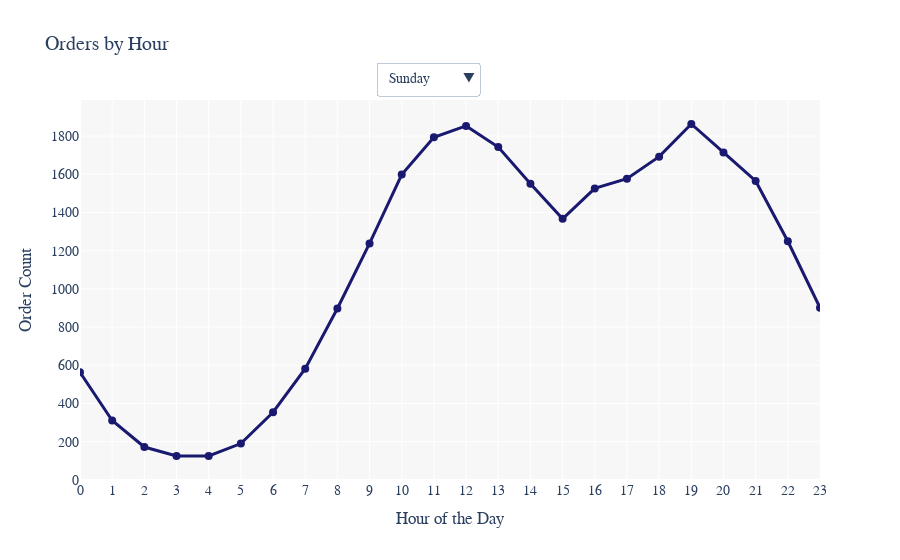

Notebook cell for this chart:
### Markdown cell above
### 2. What time of the day we have most orders

### Code cell
hourly_orders = maindf.groupby(['Weekday', 'Hour']).size().reset_index(name='Order Count')

fig = go.Figure()


days = {0: "Sunday", 1: "Monday", 2: "Tuesday", 3: "Wednesday", 4: "Thursday", 5: "Friday", 6: "Saturday"}

for day in range(0, 7):
    day_data = hourly_orders[hourly_orders['Weekday'] == day]
    fig.add_trace(go.Scatter(
        x=day_data['Hour'],
        y=day_data['Order Count'],
        mode='lines+markers',
        line=dict(width=3),
        marker=dict(color='midnightblue',size=8),
        name=days[day],
        visible=(day == 0)  
    ))


buttons = []
for day in days:
    button = dict(
        method="update",
        label=days[day],
        args=[{"visible": [i == day for i in range(7)]},
              {"title": f"Orders by Hour for {days[day]}"}]
    )
    buttons.append(button)


fig.update_layout(
    updatemenus=[dict(
        active=0,
        buttons=buttons,
        x=0.4,
        xanchor="left",
        y=1.1,
        yanchor="top",
        direction="down",
    )],
    title="Orders by Hour",
    title_font_family="Arial Black",
    xaxis=dict(title="Hour of the Day", tickmode='linear', dtick=1, range=[0, 23]),
    yaxis=dict(title="Order Count"),
    plot_bgcolor='rgba(245, 245, 245, 0.8)',
    font=dict(size=14,family="Arial Black"),
    hovermode="x",
    height = 500
)


fig.show()

### Figure 1 — Plotly figure (JSON) as saved in the notebook; plotly's stock layout.template omitted (floating-point values rounded to 4 significant figures)
{"data": [{"line": {"width": 3}, "marker": {"color": "midnightblue", "size": 8}, "mode": "lines+markers", "name": "Sunday", "type": "scatter", "visible": true, "x": [0, 1, 2, 3, 4, 5, 6, 7, 8, 9, 10, 11, 12, 13, 14, 15, 16, 17, 18, 19, 20, 21, 22, 23], "y": [563, 311, 172, 125, 125, 190, 354, 582, 897, 1238, 1598, 1793, 1853, 1742, 1550, 1367, 1526, 1577, 1692, 1863, 1714, 1565, 1249, 901]}, {"line": {"width": 3}, "marker": {"color": "midnightblue", "size": 8}, "mode": "lines+markers", "name": "Monday", "type": "scatter", "visible": false, "x": [0, 1, 2, 3, 4, 5, 6, 7, 8, 9, 10, 11, 12, 13, 14, 15, 16, 17, 18, 19, 20, 21, 22, 23], "y": [556, 351, 181, 126, 121, 189, 375, 618, 975, 1311, 1614, 1737, 1802, 1698, 1663, 1570, 1483, 1584, 1864, 1830, 1801, 1642, 1209, 875]}, {"line": {"width": 3}, "marker": {"color": "midnightblue", "size": 8}, "mode": "lines+markers", "name": "Tuesday", "type": "scatter", "visible": false, "x": [0, 1, 2, 3, 4, 5, 6, 7, 8, 9, 10, 11, 12, 13, 14, 15, 16, 17, 18, 19, 20, 21, 22, 23], "y": [565, 346, 205, 131, 111, 221, 346, 581, 847, 1214, 1517, 1751, 1820, 1749, 1553, 1527, 1495, 1564, 1740, 1834, 1627, 1594, 1275, 864]}, {"line": {"width": 3}, "marker": {"color": "midnightblue", "size": 8}, "mode": "lines+markers", "name": "Wednesday", "type": "scatter", "visible": false, "x": [0, 1, 2, 3, 4, 5, 6, 7, 8, 9, 10, 11, 12, 13, 14, 15, 16, 17, 18, 19, 20, 21, 22, 23], "y": [547, 331, 163, 126, 131, 176, 351, 563, 881, 1303, 1599, 1816, 1803, 1691, 1511, 1480, 1500, 1502, 1720, 1814, 1773, 1518, 1263, 899]}, {"line": {"width": 3}, "marker": {"color": "midnightblue", "size": 8}, "mode": "lines+markers", "name": "Thursday", "type": "scatter", "visible": false, "x": [0, 1, 2, 3, 4, 5, 6, 7, 8, 9, 10, 11, 12, 13, 14, 15, 16, 17, 18, 19, 20, 21, 22, 23], "y": [593, 335, 175, 98, 108, 183, 349, 533, 899, 1195, 1531, 1776, 1773, 1699, 1546, 1380, 1457, 1522, 1710, 1888, 1791, 1530, 1256, 920]}, {"line": {"width": 3}, "marker": {"color": "midnightblue", "size": 8}, "mode": "lines+markers", "name": "Friday", "type": "scatter", "visible": false, "x": [0, 1, 2, 3, 4, 5, 6, 7, 8, 9, 10, 11, 12, 13, 14, 15, 16, 17, 18, 19, 20, 21, 22, 23], "y": [541, 330, 182, 118, 127, 168, 381, 550, 910, 1266, 1547, 1733, 1764, 1747, 1600, 1462, 1488, 1560, 1747, 1846, 1748, 1537, 1234, 906]}, {"line": {"width": 3}, "marker": {"color": "midnightblue", "size": 8}, "mode": "lines+markers", "name": "Saturday", "type": "scatter", "visible": false, "x": [0, 1, 2, 3, 4, 5, 6, 7, 8, 9, 10, 11, 12, 13, 14, 15, 16, 17, 18, 19, 20, 21, 22, 23], "y": [545, 346, 165, 107, 131, 194, 326, 584, 847, 1221, 1538, 1805, 1772, 1803, 1561, 1389, 1435, 1590, 1807, 1830, 1774, 1535, 1336, 910]}], "layout": {"autosize": true, "font": {"family": "Arial Black", "size": 14}, "hovermode": "x", "plot_bgcolor": "rgba(245, 245, 245, 0.8)", "title": {"font": {"family": "Arial Black"}, "text": "Orders by Hour"}, "updatemenus": [{"active": 0, "buttons": [{"args": [{"visible": [true, false, false, false, false, false, false]}, {"title": "Orders by Hour for Sunday"}], "label": "Sunday", "method": "update"}, {"args": [{"visible": [false, true, false, false, false, false, false]}, {"title": "Orders by Hour for Monday"}], "label": "Monday", "method": "update"}, {"args": [{"visible": [false, false, true, false, false, false, false]}, {"title": "Orders by Hour for Tuesday"}], "label": "Tuesday", "method": "update"}, {"args": [{"visible": [false, false, false, true, false, false, false]}, {"title": "Orders by Hour for Wednesday"}], "label": "Wednesday", "method": "update"}, {"args": [{"visible": [false, false, false, false, true, false, false]}, {"title": "Orders by Hour for Thursday"}], "label": "Thursday", "method": "update"}, {"args": [{"visible": [false, false, false, false, false, true, false]}, {"title": "Orders by Hour for Friday"}], "label": "Friday", "method": "update"}, {"args": [{"visible": [false, false, false, false, false, false, true]}, {"title": "Orders by Hour for Saturday"}], "label": "Saturday", "method": "update"}], "direction": "down", "x": 0.4, "xanchor": "left", "y": 1.1, "yanchor": "top"}], "xaxis": {"dtick": 1, "range": [0, 23], "tickmode": "linear", "title": {"text": "Hour of the Day"}, "type": "linear"}, "yaxis": {"autorange": true, "range": [-6.288, 1994.0], "title": {"text": "Order Count"}, "type": "linear"}}}
